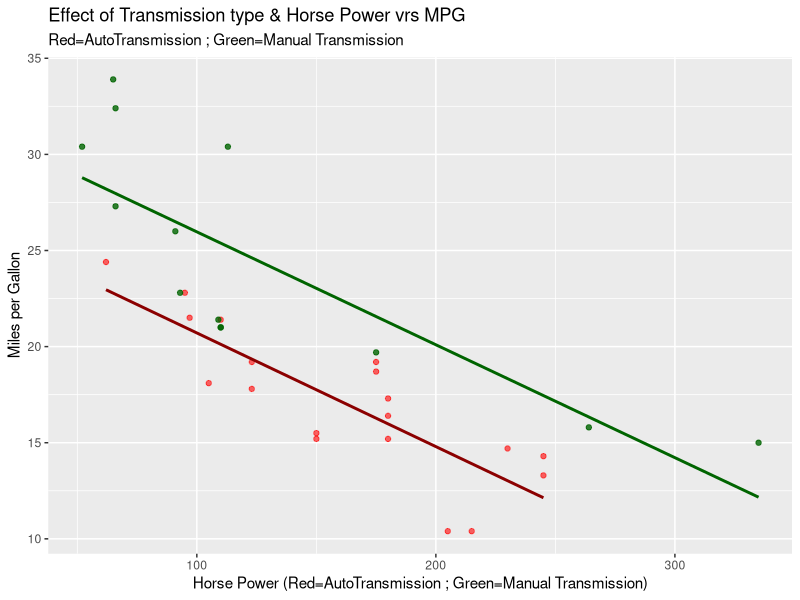
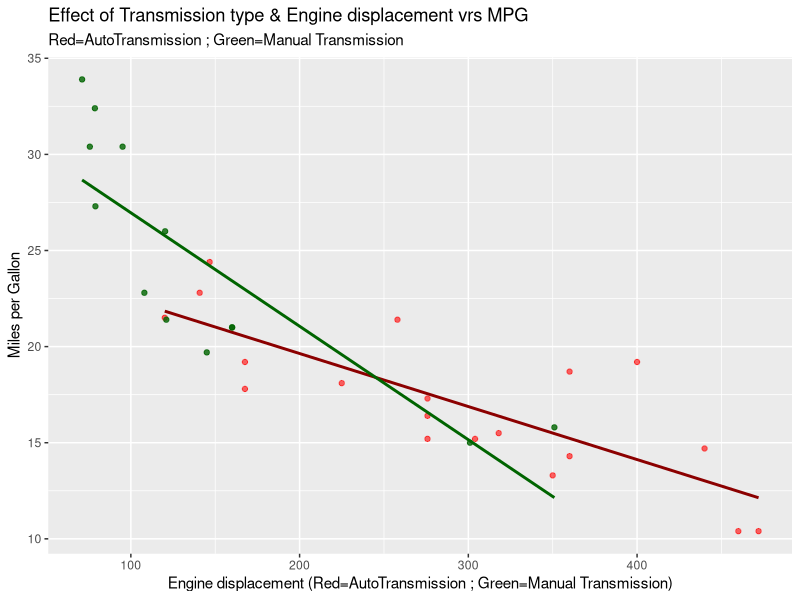
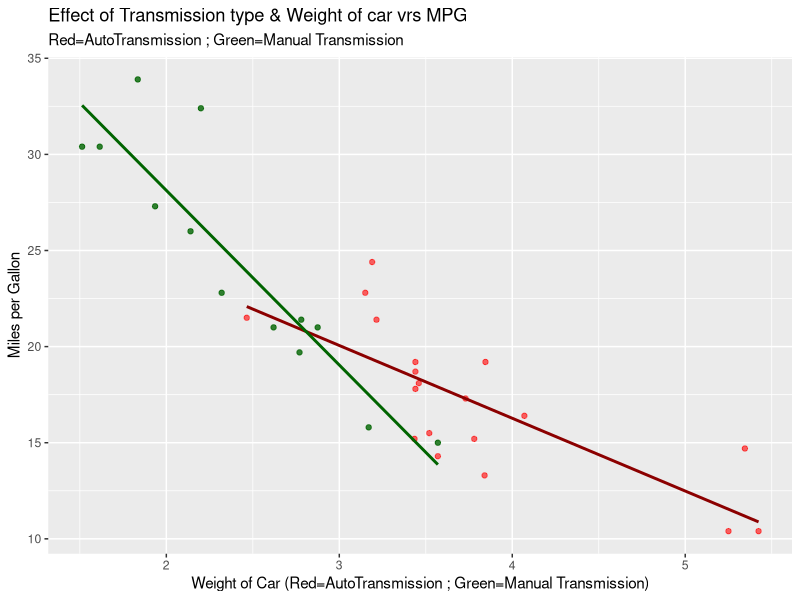

Here is the R script that generated these plots, in order:
## ---- chunk 1
library(datasets)
library(ggplot2)
library(dplyr)

## ---- chunk 2

data(mtcars)
df1<-tbl_df(mtcars)
summary(df1)
df1
df2<-filter(df1,am==0)
df3<-filter(df1,am==1)
df2
df3

## ---- chunk 3


g1<- ggplot()+
        geom_point(aes(x=df2$hp,y=df2$mpg),color="red",alpha=.6)+
        geom_smooth(aes(x=df2$hp,y=df2$mpg),method="lm",color="dark red",se=F)+
        geom_point(aes(x=df3$hp,y=df3$mpg),color="darkgreen",alpha=.8)+
        geom_smooth(aes(x=df3$hp,y=df3$mpg),method="lm",color="dark green",se=F)+
        labs(title="Effect of Transmission type & Horse Power vrs MPG")+
        labs(subtitle="Red=AutoTransmission ; Green=Manual Transmission")+
        labs(x="Horse Power (Red=AutoTransmission ; Green=Manual Transmission)",y="Miles per Gallon")
g1       
        
g2<- ggplot()+
        geom_point(aes(x=df2$disp,y=df2$mpg),color="red",alpha=.6)+
        geom_smooth(aes(x=df2$disp,y=df2$mpg),method="lm",color="dark red",se=F)+
        geom_point(aes(x=df3$disp,y=df3$mpg),color="darkgreen",alpha=.8)+
        geom_smooth(aes(x=df3$disp,y=df3$mpg),method="lm",color="dark green",se=F)+
        labs(title="Effect of Transmission type & Engine displacement vrs MPG")+
        labs(subtitle="Red=AutoTransmission ; Green=Manual Transmission")+
        labs(x="Engine displacement (Red=AutoTransmission ; Green=Manual Transmission)",y="Miles per Gallon")
g2  

g3<- ggplot()+
        geom_point(aes(x=df2$wt,y=df2$mpg),color="red",alpha=.6)+
        geom_smooth(aes(x=df2$wt,y=df2$mpg),method="lm",color="dark red",se=F)+
        geom_point(aes(x=df3$wt,y=df3$mpg),color="darkgreen",alpha=.8)+
        geom_smooth(aes(x=df3$wt,y=df3$mpg),method="lm",color="dark green",se=F)+
        labs(title="Effect of Transmission type & Weight of car vrs MPG")+
        labs(subtitle="Red=AutoTransmission ; Green=Manual Transmission")+
        labs(x="Weight of Car (Red=AutoTransmission ; Green=Manual Transmission)" ,y="Miles per Gallon")
g3  
 
## ---- chunk 4
avgauto<-round((mean(df2$mpg)*10)/mean(df2$hp),5)
avgman<-round((mean(df3$mpg)*10)/mean(df3$hp),5)
a1<-c("Auto mpg/hp",avgauto,"vrs","Man mpg/hp",avgman)
avgauto2<-round((mean(df2$mpg)*10)/mean(df2$disp),5)
avgman2<-round((mean(df3$mpg)*10)/mean(df3$disp),5)
a2<-c("Auto mpg/disp",avgauto2,"vrs","Man mpg/disp",avgman2)
avgauto3<-round((mean(df2$mpg)*10)/mean(df2$wt),5)
avgman3<-round((mean(df3$mpg)*10)/mean(df3$wt),5)
a3<-c("Auto mpg/wt",avgauto3,"vrs","Man mpg/wt",avgman3)

a1
a2
a3

## ---- chunk 5
mpg_hp<-round((avgman-avgauto)/avgauto,3)

mpg_disp<-round((avgman2-avgauto2)/avgauto2,3)

mpg_wt<-round((avgman3-avgauto3)/avgauto3,3)

c("Percentage higher avg mpg for manual vrs auto adjusted for hp",mpg_hp*100)

c("Percentage higher avg mpg for manual vrs auto adjusted for disp",mpg_disp*100)

c("Percentage higher avg mpg for manual vrs auto adjusted for wt",mpg_wt*100)
